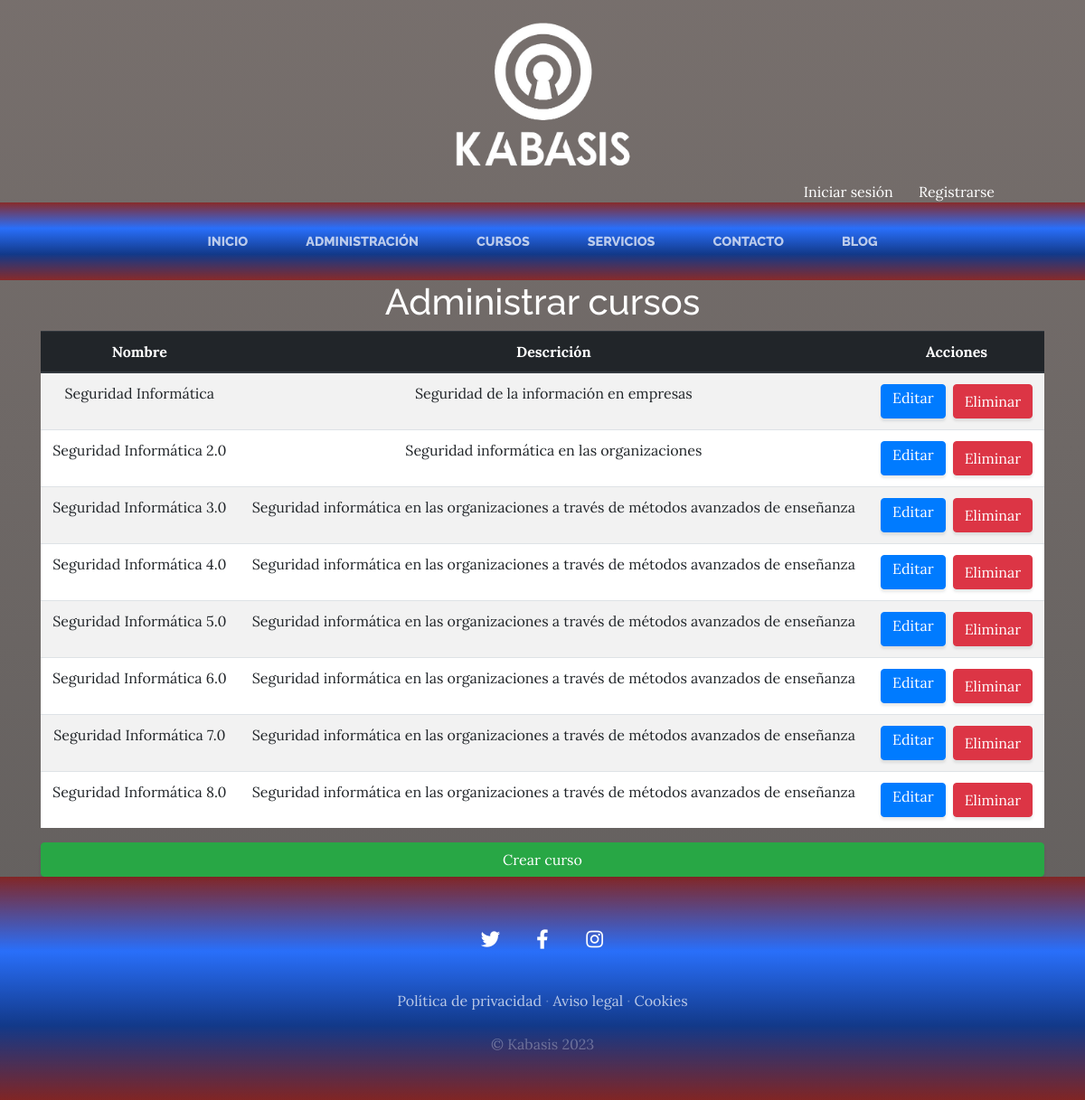
Screenshot of /cursos/listar_curso/ with the database file from the repository.
### CursosApp/models.py (models this page shows)
class Curso(models.Model):
    nombre = models.CharField(max_length=50)
    imagen = models.ImageField(upload_to="cursos", null=True, blank=True)
    descripcion = models.TextField(max_length=500)
    class Meta:
        verbose_name = "Curso"
        verbose_name_plural = "Cursos"

### CursosApp/views.py (the view)
# urls.py: path('listar_curso/', views.listar_curso, name="listar_curso"),
def listar_curso(request):
    cursos = Curso.objects.all()
    data = {
        'cursos': cursos
    }
    return render(request, "CursosApp/listar_curso.html", data)

### CursosApp/templates/CursosApp/listar_curso.html (shortened to what this page needs)
{% extends "KabasisWebApp/base.html"%}
{% load static %}
{% block content %}
<div class="container">
    <h1 style="color: white;" class="text-center">Administrar cursos</h1>
    <div class="table-responsive">
        <table class="table table-striped table-hover bg-white">
                <thead class="thead-dark">
                    <tr>
                        <th class="text-center">Nombre</th>
                        <th class="text-center">Descrición</th>
                        <th class="text-center">Acciones</th>
                    </tr>
                </thead>
                <tbody>
                    {% for c in cursos %}
                        <tr>
                            <td class="text-center">{{c.nombre | title}}</td>
                            <td class="text-center">{{c.descripcion}}</td>
                            <td class="text-center">
                                <div class="d-flex justify-content-center">
                                  <a class="btn btn-primary mr-2" href="{% url 'modificar_curso' c.id %}" style="height: 38px; line-height: 1;">Editar</a>
                                  <a class="btn btn-danger" href="#" onclick="confirmarEliminacion(event, '{{ c.id }}')">Eliminar</a>
                                </div>
                            </td>
                        </tr>
                    {% endfor %}
                </tbody>
        </table>
    </div>
    <div class="text-center">
        <a class="btn btn-success btn-block" href="{% url 'agregar_curso' %}">Crear curso</a>
      </div>
</div>
{% endblock %}

### KabasisWebApp/templates/KabasisWebApp/base.html (shortened to what this page needs)
<html>
    <head>
        {% load static %}
        <link href="{% static 'KabasisWebApp/vendor/bootstrap/css/bootstrap.min.css' %}" rel="stylesheet">
        <link rel="stylesheet" href="https://cdnjs.cloudflare.com/ajax/libs/font-awesome/5.15.3/css/all.min.css">
        <link href="{% static 'KabasisWebApp/css/gestion.css' %}" rel="stylesheet">
    </head>
    <body>
        <div>
            <img src="{% static 'KabasisWebApp/img/kabasis_negro_logo1.png' %}" alt="Imagen de Kabasis" class="imagen-kabasis text-center" style="max-width: 200px; height: auto";>
        </div>
        <div style="text-align: right; margin-right: 100px; color: white;">
            {% if user.is_authenticated %}
            <li class="d-inline ml-4" style="list-style-type: none; float: right;">
                <a href="{% url 'logout' %}" style="color: white;">Cerrar sesión</a>
            </li>
            <li class="d-inline ml-4" style="list-style-type: none;">
                <a href="{% url 'view_profile' %}" style="color: white;">@{{ user.username }}</a>
            </li>
            {% else %}
            <li class="d-inline ml-4" style="list-style-type: none;">
                <a href="{% url 'login' %}" style="color: white;">Iniciar sesión</a>
            </li>
            <li class="d-inline ml-4" style="list-style-type: none;">
                <a href="{% url 'registro' %}" style="color: white;">Registrarse</a>
            </li>
            {% endif %}
        </div>
        <nav class="navbar navbar-expand-lg navbar-dark py-lg-4" id="mainNav">
            <div class="container">
                <div class="collapse navbar-collapse" id="navbarResponsive">
                    <ul class="navbar-nav mx-auto">
                        <li class="nav-item {% if request.path == '/' %} active{% endif %} px-lg-4">
                            <a class="nav-link text-uppercase text-expanded" href="{% url 'Home' %}">Inicio</a>
                        </li>
                        <li class="nav-item {% if request.path == '/autenticacion/usuarios_personalizados/'%}active{% endif %} px-lg-4">
                        <a class="nav-link text-uppercase text-expanded" href="{% url 'lista_usuarios_personalizados' %}">Administración</a>
                        </li>
                        <li class="nav-item {% if request.path == '/cursos/' %} active{% endif %} px-lg-4">
                        <a class="nav-link text-uppercase text-expanded" href="{% url 'Cursos' %}">Cursos</a>
                        </li>
                        <li class="nav-item {% if request.path == '/servicios' %} active{% endif %} px-lg-4">
                            <a class="nav-link text-uppercase text-expanded" href="{% url 'Servicios' %}">Servicios</a>
                        </li>
                        <li class="nav-item {% if request.path == '/contacto' %} active{% endif %} px-lg-4">
                            <a class="nav-link text-uppercase text-expanded" href="{% url 'Contacto' %}">Contacto</a>
                        </li>
                        <li class="nav-item {% if request.path == '/blog' %} active{% endif %} px-lg-4">
                            <a class="nav-link text-uppercase text-expanded" href="{% url 'Blog' %}">Blog</a>
                        </li>
                    </ul>
                </div>
            </div>
        </nav>
        {% block content %}
        {% endblock %}
        <footer class="footer text-faded text-center py-5">
            <div class="container">
                <p class="m-0">
                    <a href="#" class="link">
                        <span class="fa-stack fa-lg">
                            <i class="fab fa-circle fa-stack-2x"></i>
                            <i class="fab fa-twitter fa-stack-1x fa-inverse"></i>
                        </span>
                    </a>
                    <a href="#" class="link">
                        <span class="fa-stack fa-lg">
                            <i class="fab fa-circle fa-stack-2x"></i>
                            <i class="fab fa-facebook-f fa-stack-1x fa-inverse"></i>
                        </span>
                    </a>
                    <a href="#" class="link">
                        <span class="fa-stack fa-lg">
                            <i class="fab fa-circle fa-stack-2x"></i>
                            <i class="fab fa-instagram fa-stack-1x fa-inverse"></i>
                        </span>
                    </a>
                </p>
                <p class="m-0 mbt">
                    <a href="sample.html" class="link">Política de privacidad</a> ·
                    <a href="sample.html" class="link">Aviso legal</a> ·
                    <a href="sample.html" class="link">Cookies</a>
                </p>
                <p class="m-0 mbt1">&copy; Kabasis 2023</p>
            </div>
        </footer>
    </body>
</html>

### KabasisWebApp/static/KabasisWebApp/css/gestion.css (style rules this page uses)
body { font-family: 'Lora'; background: linear-gradient(rgba(46, 34, 30, 0.65), rgba(12, 7, 5, 0.65)), url("../img/azulcandado.png"); background-attachment: fixed; background-position: center; background-size: cover; }
h1, h2, h3, h4, h5, h6 { font-family: 'Raleway'; }
p { line-height: 1.75; }
.text-faded { color: rgba(255, 255, 255, 0.3); }
#mainNav { background-image: linear-gradient(to top, rgba(150, 0, 0, 0.6), #123989, #296FFA, rgba(150, 0, 0, 0.6)); font-family: 'Raleway'; }
#mainNav .navbar-nav .nav-item .nav-link { color: rgba(255, 255, 255, 0.7); font-weight: 800; }
@media (min-width: 992px) { #mainNav .navbar-nav .nav-item .nav-link { font-size: 0.9rem; } }
.footer { background-image: linear-gradient(to top, rgba(150, 0, 0, 0.6), #123989, #296FFA, rgba(150, 0, 0, 0.6)); }
.btn { box-shadow: 0px 3px 3px 0px rgba(33, 37, 41, 0.1); }
.mbt { padding-top: 2rem; }
.mbt1 { padding-top: 1.25rem; }
a.link { color: rgba(255, 255, 255, 0.7); }
.imagen-kabasis { display: block; margin: 0 auto; max-width: 20%; margin-top: 10px; margin-bottom: 0px; }

### rows the page displays
Curso: nombre "Seguridad Informática", descripcion "Seguridad de la información en empresas"
Curso: nombre "Seguridad Informática 2.0", descripcion "Seguridad informática en las organizaciones"
Curso: nombre "Seguridad Informática 3.0", descripcion "Seguridad informática en las organizaciones a través de métodos avanzados de enseñanza"
Curso: nombre "Seguridad Informática 4.0", descripcion "Seguridad informática en las organizaciones a través de métodos avanzados de enseñanza"
Curso: nombre "Seguridad Informática 5.0", descripcion "Seguridad informática en las organizaciones a través de métodos avanzados de enseñanza"
Curso: nombre "Seguridad Informática 6.0", descripcion "Seguridad informática en las organizaciones a través de métodos avanzados de enseñanza"
Curso: nombre "Seguridad Informática 7.0", descripcion "Seguridad informática en las organizaciones a través de métodos avanzados de enseñanza"
Curso: nombre "Seguridad Informática 8.0", descripcion "Seguridad informática en las organizaciones a través de métodos avanzados de enseñanza"
